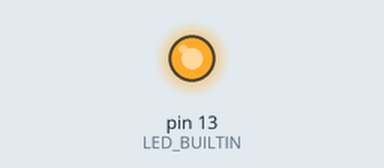
Recording of a sketch running on a simulated Arduino Uno, built with avr-gcc and run on an emulated ATmega328P. Shown: output pins drawn as LEDs (lit = HIGH).

Above: at 2.5 s.
At 7.5 s:
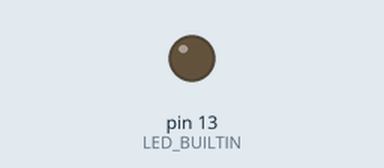
Timing chart, 0 to 13.0 s (numbered marks = the images above):
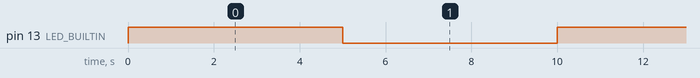

The sketch:

Story1MissionToMars.ino
```cpp
void setup() {
  pinMode(LED_BUILTIN, OUTPUT);

}

void loop() {
  digitalWrite(LED_BUILTIN, HIGH);
  delay(5000); // Wait for 5000 millisecond(s)
  digitalWrite(LED_BUILTIN, LOW);
  delay(5000); // Wait for 5000 millisecond(s)

}
```

Measured:
- by itself, pin 13 (LED_BUILTIN): alternates HIGH for 5.0 s and LOW for 5.0 s
